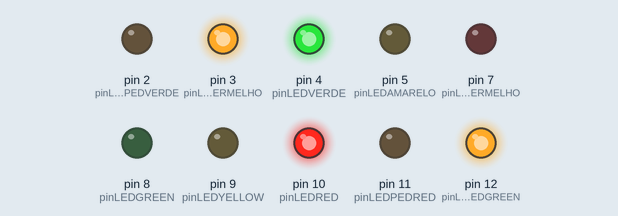
Recording of a sketch running on a simulated Arduino Uno, built with avr-gcc and run on an emulated ATmega328P. On the bench: output pins drawn as LEDs (lit = HIGH).

Above: at 1.5 s.
At 4.0 s:
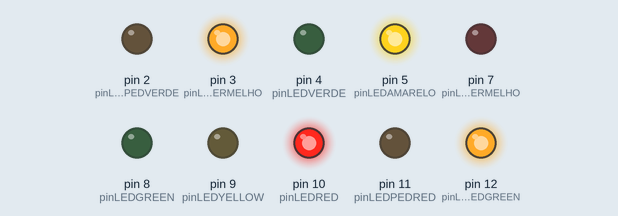
At 6.5 s:
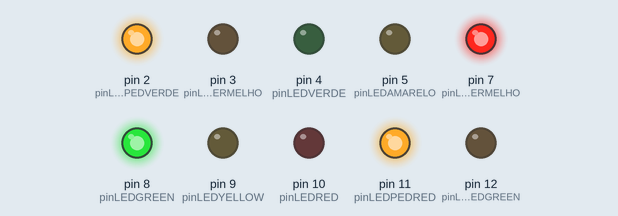
At 9.0 s:
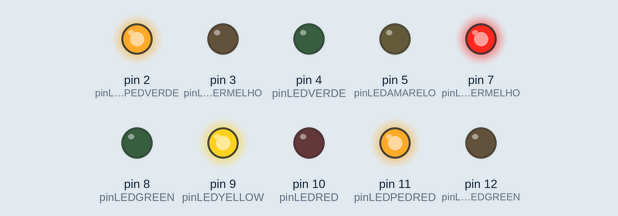
Timing chart, 0 to 13.0 s (numbered marks = the images above):
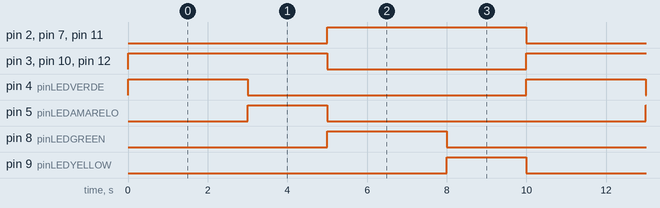

Measured:
- by itself, pin 4 (pinLEDVERDE), pin 8 (pinLEDGREEN): alternates HIGH for 3.0 s and LOW for 7.0 s
- by itself, pin 5 (pinLEDAMARELO), pin 9 (pinLEDYELLOW): alternates HIGH for 2.0 s and LOW for 8.0 s
- by itself, pin 2 (pinLEDPEDVERDE), pin 3 (pinLEDPEDVERMELHO), pin 7 (pinLEDVERMELHO), pin 10 (pinLEDRED), pin 11 (pinLEDPEDRED), pin 12 (pinLEDPEDGREEN): alternates HIGH for 5.0 s and LOW for 5.0 s

The sketch:

aula_23_exerc_cio_cruzamento1__1_.ino
```cpp
#define pinLEDRED 10
#define pinLEDYELLOW 9
#define pinLEDGREEN 8
#define pinLEDVERMELHO 7
#define pinLEDAMARELO 5
#define pinLEDVERDE 4
#define pinLEDPEDRED 11
#define pinLEDPEDGREEN 12
#define pinLEDPEDVERMELHO 3
#define pinLEDPEDVERDE 2
#define tempoRED 5000
#define tempoYELLOW 2000
#define tempoVERMELHO 5000
#define tempoAMARELO 2000
#define tempoVerde 3000

void setup ()
{
  pinMode (pinLEDRED, OUTPUT);//define pino 13 como saída
  pinMode (pinLEDYELLOW, OUTPUT);//define pino 12 como saída
  pinMode (pinLEDGREEN, OUTPUT);//define pino 8 como saída
  pinMode (pinLEDVERMELHO, OUTPUT);//define pino 5 como saída
  pinMode (pinLEDAMARELO, OUTPUT);//define pino 3 como saída
  pinMode (pinLEDVERDE, OUTPUT);//define pino 2 como saída
  pinMode (pinLEDPEDRED, OUTPUT);
  pinMode (pinLEDPEDGREEN, OUTPUT);
  pinMode (pinLEDPEDVERMELHO, OUTPUT);
  pinMode (pinLEDPEDVERDE, OUTPUT);
}

void loop ()
{
  digitalWrite (pinLEDRED, HIGH);//liga pino vermelho
  digitalWrite (pinLEDVERDE, HIGH);//liga pino verde
  digitalWrite (pinLEDPEDGREEN, HIGH);
  digitalWrite (pinLEDPEDVERMELHO, HIGH);
  delay (tempoVerde);//delay de 5 segundos
  digitalWrite (pinLEDVERDE, LOW);//desliga pino verde
  digitalWrite (pinLEDAMARELO, HIGH);//liga pino amarelo
  delay (tempoAMARELO);//delay de 2 segundos
  digitalWrite (pinLEDAMARELO, LOW);//desliga pino amarelo
  digitalWrite (pinLEDPEDVERMELHO, LOW);
  digitalWrite (pinLEDPEDVERDE, HIGH);
  digitalWrite (pinLEDPEDGREEN, LOW);
  digitalWrite (pinLEDPEDRED, HIGH);
  digitalWrite (pinLEDRED, LOW);//desliga pino vermelho
  digitalWrite (pinLEDVERMELHO, HIGH);//liga pino vermelho
  digitalWrite (pinLEDGREEN, HIGH);//liga pino verde
  delay (tempoVerde);//delay de 5 segundos
  digitalWrite (pinLEDGREEN, LOW);//desliga pino verde
  digitalWrite (pinLEDYELLOW, HIGH);//liga pino amarelo
  delay (tempoYELLOW);//delay de 2 segundos
  digitalWrite (pinLEDPEDRED, LOW);
  digitalWrite (pinLEDPEDVERDE, LOW);
  digitalWrite (pinLEDYELLOW, LOW);//desliga pino amarelo
  digitalWrite (pinLEDVERMELHO, LOW);//desliga pino vermelho

}
```
